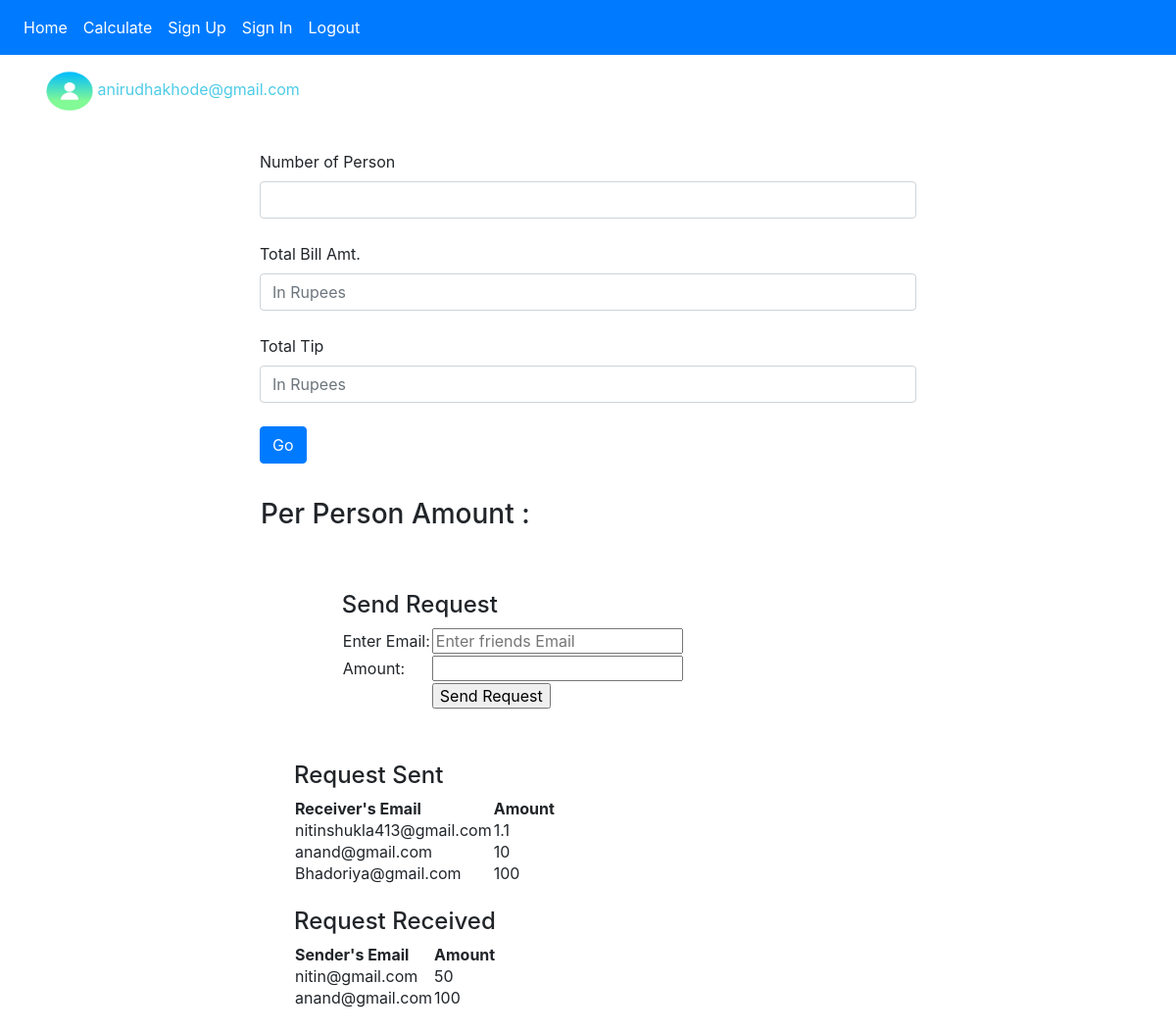
Screenshot of /pages/home.php (signed in) with the database file from the repository.
### tables this page shows
CREATE TABLE IF NOT EXISTS `billdetails` (
  `EmailID` varchar(30) NOT NULL,
  `SenderID` varchar(30) NOT NULL,
  `Amt` varchar(10) NOT NULL
);

### pages/home.php (the view, shortened to what this page needs)
<html>
<doctype!html>
<head>
<link rel="stylesheet" href="https://maxcdn.bootstrapcdn.com/bootstrap/4.5.2/css/bootstrap.min.css">
</head>
<body>
<nav class="navbar navbar-expand-sm bg-primary navbar-dark">
  <ul class="navbar-nav">
    <li class="nav-item"><a class='nav-link' href="index.php" style=color:white>Home</a></li>
    <li class="nav-item"><a class='nav-link' href="home.php" style=color:white>Calculate</a></li>
	<li class="nav-item"><a class='nav-link' href="register.php" style=color:white>Sign Up</a></li>
	<li class="nav-item"><a class='nav-link' href="login.php" style=color:white>Sign In</a></li>
	<li class="nav-item"><a class='nav-link' href="logout.php" style=color:white>Logout</a></li>
  </ul>
</nav>
<div class="container">
<?php
if(isset($_SESSION["uid"]))
{echo "<p style=color:#4ecce6;margin-top:1rem><img src='../images/profilelogo.png' style=width:50px>  $_SESSION[uid]</p><br>";}
?>
</div>
<div class="container"  style=width:700px >
<label>Number of Person</label><br><input type=number name='Person' id='Person' min=1 class="form-control"><br>
<label>Total Bill Amt.</label><br><input type=text name='TotalAmt' id='TotalAmt' placeholder="In Rupees" class="form-control" ><br>
<label>Total Tip </label><br><input type=text name='TotalTip' id='TotalTip' placeholder="In Rupees" class="form-control" ><br>
<button onclick=MyFun() class="btn btn-primary">Go</button><br>
<table style="margin-top:2rem"><th><th>
<tr><td><h3>Per Person Amount :<h3></td><td><h3 id='Result'></h3></td></tr>
</table>
</div>
<div style='margin:2% 10%;'>
  <form method='POST' action=SendRequest.php>
    <h4>Send Request</h4>
    <table style='padding:2%;' >
    <tr><td>Enter Email:</td> <td><input type='email' name='email' placeholder='Enter friends Email'></td></tr>
    <tr><td>Amount:</td><td>
    <input type='text' name='amount' id='amount'></td></tr>
    <tr><td></td><td><input type='submit'value='Send Request' ></td></tr></table>
  </form>
</div>
<div style='margin:2% 25%;'>
<?php
  include("myconnection.php");
  if(isset($_SESSION['uid']))
  {
    $SenderID=$_SESSION['uid'];
    $r=$con->query("Select EmailID, Amt from billdetails where SenderID='$SenderID'");
    echo "<h4>Request Sent</h4>";
    echo "<table><th>Receiver's Email</th><th>Amount</th>";
    while($row=$r->fetch_assoc())
    {
      echo "<tr><td>".$row['EmailID']."<td>".$row['Amt']."</tr>";
    }
    echo "</table>";
    $r1=$con->query("Select SenderID, Amt from billdetails where EmailID='$SenderID'");
    echo "<br><h4>Request Received</h4>";
    echo "<table><th>Sender's Email</th><th>Amount</th>";
    while($row=$r1->fetch_assoc())
    {
      echo "<tr><td>".$row['SenderID']."<td>".$row['Amt']."</tr>";
    }
    echo "</table>";
  }
?>
</div>
</body>
</html>

### pages/home.php (style rules this page uses)
form { padding:3%; margin-left:200px; }

### rows the page displays
billdetails: EmailID "nitinshukla413@gmail.com", Amt "1.1"
billdetails: EmailID "anand@gmail.com", Amt "10"
billdetails: EmailID "Bhadoriya@gmail.com", Amt "100"
billdetails: SenderID "nitin@gmail.com", Amt "50"
billdetails: SenderID "anand@gmail.com", Amt "100"

### other values shown
$_SESSION[uid] "anirudhakhode@gmail.com"
